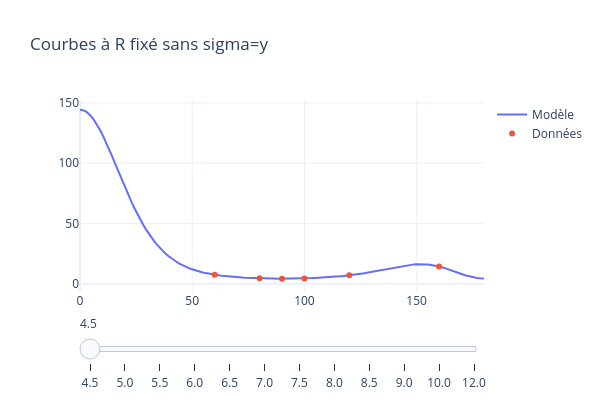
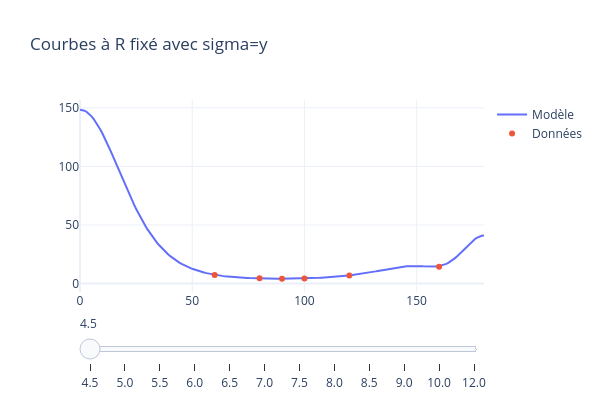

Here is the notebook cell these charts were saved with, in order:
### Code cell
R_vals = np.array([4.5,5.0,5.5,6.0,6.5,7.0,7.5,8.0,8.5,9.0,10.0,12.0])
x = np.linspace(0, 180, 180)
plot_interactif(V_opt, params_opt_cf, R_vals, x, He,
                fixed_col="R", x_col="Theta", y_col="Energy_mEh",
                title="Courbes à R fixé sans sigma=y")
plot_interactif(V_opt, params_opt_cf_sigma, R_vals, x, He,
                fixed_col="R", x_col="Theta", y_col="Energy_mEh",
                title="Courbes à R fixé avec sigma=y")

### Figure 1 — Plotly figure (JSON) as saved in the notebook; plotly's stock layout.template omitted (floating-point values rounded to 4 significant figures; data arrays with more than 128 entries replaced by an {"elided": "..."} marker saying what was removed)
{"data": [{"mode": "lines", "name": "Modèle", "type": "scatter", "visible": true, "x": {"elided": "180 float values"}, "y": {"elided": "180 float values"}}, {"mode": "markers", "name": "Données", "type": "scatter", "visible": true, "x": [60.0, 80.0, 90.0, 100.0, 120.0, 160.0], "y": [7.383, 4.465, 4.203, 4.43, 6.967, 14.29]}, {"mode": "lines", "name": "Modèle", "type": "scatter", "visible": false, "x": {"elided": "180 float values"}, "y": {"elided": "180 float values"}}, {"mode": "markers", "name": "Données", "type": "scatter", "visible": false, "x": [40.0, 60.0, 80.0, 90.0, 100.0, 120.0, 140.0, 160.0], "y": [8.252, 2.526, 1.428, 1.324, 1.397, 2.325, 5.069, 9.469]}, {"mode": "lines", "name": "Modèle", "type": "scatter", "visible": false, "x": {"elided": "180 float values"}, "y": {"elided": "180 float values"}}, {"mode": "markers", "name": "Données", "type": "scatter", "visible": false, "x": [40.0, 60.0, 80.0, 90.0, 100.0, 120.0, 140.0, 160.0, 180.0], "y": [2.742, 0.7017, 0.3399, 0.3047, 0.3258, 0.6392, 1.61, 3.175, 4.05]}, {"mode": "lines", "name": "Modèle", "type": "scatter", "visible": false, "x": {"elided": "180 float values"}, "y": {"elided": "180 float values"}}, {"mode": "markers", "name": "Données", "type": "scatter", "visible": false, "x": [0.0, 20.0, 40.0, 60.0, 80.0, 90.0, 100.0, 120.0, 140.0, 160.0, 180.0], "y": [5.755, 3.244, 0.7234, 0.0843, -0.0088, -0.0176, -0.013, 0.0784, 0.3936, 0.9212, 1.218]}, {"mode": "lines", "name": "Modèle", "type": "scatter", "visible": false, "x": {"elided": "180 float values"}, "y": {"elided": "180 float values"}}, {"mode": "markers", "name": "Données", "type": "scatter", "visible": false, "x": [0.0, 20.0, 40.0, 60.0, 80.0, 90.0, 100.0, 120.0, 140.0, 160.0, 180.0], "y": [1.582, 0.8141, 0.0663, -0.0879, -0.0945, -0.0941, -0.0947, -0.0772, 0.0089, 0.1694, 0.2628]}, {"mode": "lines", "name": "Modèle", "type": "scatter", "visible": false, "x": {"elided": "180 float values"}, "y": {"elided": "180 float values"}}, {"mode": "markers", "name": "Données", "type": "scatter", "visible": false, "x": [0.0, 20.0, 40.0, 60.0, 80.0, 90.0, 100.0, 115.0, 120.0, 140.0, 160.0, 180.0], "y": [0.266, 0.0661, -0.1046, -0.1113, -0.0962, -0.0944, -0.0951, -0.0987, -0.0991, -0.0864, -0.0487, -0.0243]}, {"mode": "lines", "name": "Modèle", "type": "scatter", "visible": false, "x": {"elided": "180 float values"}, "y": {"elided": "180 float values"}}, {"mode": "markers", "name": "Données", "type": "scatter", "visible": false, "x": [0.0, 20.0, 40.0, 60.0, 80.0, 90.0, 100.0, 120.0, 140.0, 160.0, 180.0], "y": [-0.0831, -0.1149, -0.1207, -0.0935, -0.0771, -0.0747, -0.0758, -0.0839, -0.0912, -0.0903, -0.0873]}, {"mode": "lines", "name": "Modèle", "type": "scatter", "visible": false, "x": {"elided": "180 float values"}, "y": {"elided": "180 float values"}}, {"mode": "markers", "name": "Données", "type": "scatter", "visible": false, "x": [0.0, 20.0, 40.0, 60.0, 80.0, 90.0, 100.0, 120.0, 140.0, 160.0, 180.0], "y": [-0.1359, -0.1267, -0.0977, -0.0699, -0.0567, -0.0551, -0.0559, -0.0635, -0.0735, -0.0812, -0.0836]}, {"mode": "lines", "name": "Modèle", "type": "scatter", "visible": false, "x": {"elided": "180 float values"}, "y": {"elided": "180 float values"}}, {"mode": "markers", "name": "Données", "type": "scatter", "visible": false, "x": [0.0, 20.0, 40.0, 60.0, 80.0, 90.0, 100.0, 120.0, 140.0, 160.0, 180.0], "y": [-0.1144, -0.0997, -0.0712, -0.0502, -0.0408, -0.0396, -0.0402, -0.0458, -0.0546, -0.0624, -0.0655]}, {"mode": "lines", "name": "Modèle", "type": "scatter", "visible": false, "x": {"elided": "180 float values"}, "y": {"elided": "180 float values"}}, {"mode": "markers", "name": "Données", "type": "scatter", "visible": false, "x": [0.0, 20.0, 40.0, 60.0, 80.0, 90.0, 100.0, 120.0, 140.0, 160.0, 180.0], "y": [-0.0831, -0.0713, -0.0503, -0.0357, -0.0292, -0.0284, -0.0288, -0.0328, -0.0394, -0.0456, -0.0481]}, {"mode": "lines", "name": "Modèle", "type": "scatter", "visible": false, "x": {"elided": "180 float values"}, "y": {"elided": "180 float values"}}, {"mode": "markers", "name": "Données", "type": "scatter", "visible": false, "x": [0.0, 20.0, 40.0, 60.0, 80.0, 90.0, 100.0, 120.0, 140.0, 160.0, 180.0], "y": [-0.04, -0.0346, -0.0251, -0.0183, -0.0153, -0.0149, -0.0151, -0.0171, -0.0204, -0.0236, -0.0249]}, {"mode": "lines", "name": "Modèle", "type": "scatter", "visible": false, "x": {"elided": "180 float values"}, "y": {"elided": "180 float values"}}, {"mode": "markers", "name": "Données", "type": "scatter", "visible": false, "x": [0.0, 20.0, 40.0, 60.0, 80.0, 90.0, 100.0, 120.0, 140.0, 160.0, 180.0], "y": [-0.0108, -0.0097, -0.0075, -0.0057, -0.0049, -0.0047, -0.0048, -0.0053, -0.0062, -0.0071, -0.0074]}], "layout": {"height": 400, "sliders": [{"steps": [{"args": [{"visible": [true, true, false, false, false, false, false, false, false, false, false, false, false, false, false, false, false, false, false, false, false, false, false, false]}, {"title": "R = 4.5"}], "label": "4.5", "method": "update"}, {"args": [{"visible": [false, false, true, true, false, false, false, false, false, false, false, false, false, false, false, false, false, false, false, false, false, false, false, false]}, {"title": "R = 5.0"}], "label": "5.0", "method": "update"}, {"args": [{"visible": [false, false, false, false, true, true, false, false, false, false, false, false, false, false, false, false, false, false, false, false, false, false, false, false]}, {"title": "R = 5.5"}], "label": "5.5", "method": "update"}, {"args": [{"visible": [false, false, false, false, false, false, true, true, false, false, false, false, false, false, false, false, false, false, false, false, false, false, false, false]}, {"title": "R = 6.0"}], "label": "6.0", "method": "update"}, {"args": [{"visible": [false, false, false, false, false, false, false, false, true, true, false, false, false, false, false, false, false, false, false, false, false, false, false, false]}, {"title": "R = 6.5"}], "label": "6.5", "method": "update"}, {"args": [{"visible": [false, false, false, false, false, false, false, false, false, false, true, true, false, false, false, false, false, false, false, false, false, false, false, false]}, {"title": "R = 7.0"}], "label": "7.0", "method": "update"}, {"args": [{"visible": [false, false, false, false, false, false, false, false, false, false, false, false, true, true, false, false, false, false, false, false, false, false, false, false]}, {"title": "R = 7.5"}], "label": "7.5", "method": "update"}, {"args": [{"visible": [false, false, false, false, false, false, false, false, false, false, false, false, false, false, true, true, false, false, false, false, false, false, false, false]}, {"title": "R = 8.0"}], "label": "8.0", "method": "update"}, {"args": [{"visible": [false, false, false, false, false, false, false, false, false, false, false, false, false, false, false, false, true, true, false, false, false, false, false, false]}, {"title": "R = 8.5"}], "label": "8.5", "method": "update"}, {"args": [{"visible": [false, false, false, false, false, false, false, false, false, false, false, false, false, false, false, false, false, false, true, true, false, false, false, false]}, {"title": "R = 9.0"}], "label": "9.0", "method": "update"}, {"args": [{"visible": [false, false, false, false, false, false, false, false, false, false, false, false, false, false, false, false, false, false, false, false, true, true, false, false]}, {"title": "R = 10.0"}], "label": "10.0", "method": "update"}, {"args": [{"visible": [false, false, false, false, false, false, false, false, false, false, false, false, false, false, false, false, false, false, false, false, false, false, true, true]}, {"title": "R = 12.0"}], "label": "12.0", "method": "update"}]}], "title": {"text": "Courbes à R fixé sans sigma=y"}, "uirevision": true, "width": 600}}

### Figure 2 — Plotly figure (JSON) as saved in the notebook; plotly's stock layout.template omitted (floating-point values rounded to 4 significant figures; data arrays with more than 128 entries replaced by an {"elided": "..."} marker saying what was removed)
{"data": [{"mode": "lines", "name": "Modèle", "type": "scatter", "visible": true, "x": {"elided": "180 float values"}, "y": {"elided": "180 float values"}}, {"mode": "markers", "name": "Données", "type": "scatter", "visible": true, "x": [60.0, 80.0, 90.0, 100.0, 120.0, 160.0], "y": [7.383, 4.465, 4.203, 4.43, 6.967, 14.29]}, {"mode": "lines", "name": "Modèle", "type": "scatter", "visible": false, "x": {"elided": "180 float values"}, "y": {"elided": "180 float values"}}, {"mode": "markers", "name": "Données", "type": "scatter", "visible": false, "x": [40.0, 60.0, 80.0, 90.0, 100.0, 120.0, 140.0, 160.0], "y": [8.252, 2.526, 1.428, 1.324, 1.397, 2.325, 5.069, 9.469]}, {"mode": "lines", "name": "Modèle", "type": "scatter", "visible": false, "x": {"elided": "180 float values"}, "y": {"elided": "180 float values"}}, {"mode": "markers", "name": "Données", "type": "scatter", "visible": false, "x": [40.0, 60.0, 80.0, 90.0, 100.0, 120.0, 140.0, 160.0, 180.0], "y": [2.742, 0.7017, 0.3399, 0.3047, 0.3258, 0.6392, 1.61, 3.175, 4.05]}, {"mode": "lines", "name": "Modèle", "type": "scatter", "visible": false, "x": {"elided": "180 float values"}, "y": {"elided": "180 float values"}}, {"mode": "markers", "name": "Données", "type": "scatter", "visible": false, "x": [0.0, 20.0, 40.0, 60.0, 80.0, 90.0, 100.0, 120.0, 140.0, 160.0, 180.0], "y": [5.755, 3.244, 0.7234, 0.0843, -0.0088, -0.0176, -0.013, 0.0784, 0.3936, 0.9212, 1.218]}, {"mode": "lines", "name": "Modèle", "type": "scatter", "visible": false, "x": {"elided": "180 float values"}, "y": {"elided": "180 float values"}}, {"mode": "markers", "name": "Données", "type": "scatter", "visible": false, "x": [0.0, 20.0, 40.0, 60.0, 80.0, 90.0, 100.0, 120.0, 140.0, 160.0, 180.0], "y": [1.582, 0.8141, 0.0663, -0.0879, -0.0945, -0.0941, -0.0947, -0.0772, 0.0089, 0.1694, 0.2628]}, {"mode": "lines", "name": "Modèle", "type": "scatter", "visible": false, "x": {"elided": "180 float values"}, "y": {"elided": "180 float values"}}, {"mode": "markers", "name": "Données", "type": "scatter", "visible": false, "x": [0.0, 20.0, 40.0, 60.0, 80.0, 90.0, 100.0, 115.0, 120.0, 140.0, 160.0, 180.0], "y": [0.266, 0.0661, -0.1046, -0.1113, -0.0962, -0.0944, -0.0951, -0.0987, -0.0991, -0.0864, -0.0487, -0.0243]}, {"mode": "lines", "name": "Modèle", "type": "scatter", "visible": false, "x": {"elided": "180 float values"}, "y": {"elided": "180 float values"}}, {"mode": "markers", "name": "Données", "type": "scatter", "visible": false, "x": [0.0, 20.0, 40.0, 60.0, 80.0, 90.0, 100.0, 120.0, 140.0, 160.0, 180.0], "y": [-0.0831, -0.1149, -0.1207, -0.0935, -0.0771, -0.0747, -0.0758, -0.0839, -0.0912, -0.0903, -0.0873]}, {"mode": "lines", "name": "Modèle", "type": "scatter", "visible": false, "x": {"elided": "180 float values"}, "y": {"elided": "180 float values"}}, {"mode": "markers", "name": "Données", "type": "scatter", "visible": false, "x": [0.0, 20.0, 40.0, 60.0, 80.0, 90.0, 100.0, 120.0, 140.0, 160.0, 180.0], "y": [-0.1359, -0.1267, -0.0977, -0.0699, -0.0567, -0.0551, -0.0559, -0.0635, -0.0735, -0.0812, -0.0836]}, {"mode": "lines", "name": "Modèle", "type": "scatter", "visible": false, "x": {"elided": "180 float values"}, "y": {"elided": "180 float values"}}, {"mode": "markers", "name": "Données", "type": "scatter", "visible": false, "x": [0.0, 20.0, 40.0, 60.0, 80.0, 90.0, 100.0, 120.0, 140.0, 160.0, 180.0], "y": [-0.1144, -0.0997, -0.0712, -0.0502, -0.0408, -0.0396, -0.0402, -0.0458, -0.0546, -0.0624, -0.0655]}, {"mode": "lines", "name": "Modèle", "type": "scatter", "visible": false, "x": {"elided": "180 float values"}, "y": {"elided": "180 float values"}}, {"mode": "markers", "name": "Données", "type": "scatter", "visible": false, "x": [0.0, 20.0, 40.0, 60.0, 80.0, 90.0, 100.0, 120.0, 140.0, 160.0, 180.0], "y": [-0.0831, -0.0713, -0.0503, -0.0357, -0.0292, -0.0284, -0.0288, -0.0328, -0.0394, -0.0456, -0.0481]}, {"mode": "lines", "name": "Modèle", "type": "scatter", "visible": false, "x": {"elided": "180 float values"}, "y": {"elided": "180 float values"}}, {"mode": "markers", "name": "Données", "type": "scatter", "visible": false, "x": [0.0, 20.0, 40.0, 60.0, 80.0, 90.0, 100.0, 120.0, 140.0, 160.0, 180.0], "y": [-0.04, -0.0346, -0.0251, -0.0183, -0.0153, -0.0149, -0.0151, -0.0171, -0.0204, -0.0236, -0.0249]}, {"mode": "lines", "name": "Modèle", "type": "scatter", "visible": false, "x": {"elided": "180 float values"}, "y": {"elided": "180 float values"}}, {"mode": "markers", "name": "Données", "type": "scatter", "visible": false, "x": [0.0, 20.0, 40.0, 60.0, 80.0, 90.0, 100.0, 120.0, 140.0, 160.0, 180.0], "y": [-0.0108, -0.0097, -0.0075, -0.0057, -0.0049, -0.0047, -0.0048, -0.0053, -0.0062, -0.0071, -0.0074]}], "layout": {"height": 400, "sliders": [{"steps": [{"args": [{"visible": [true, true, false, false, false, false, false, false, false, false, false, false, false, false, false, false, false, false, false, false, false, false, false, false]}, {"title": "R = 4.5"}], "label": "4.5", "method": "update"}, {"args": [{"visible": [false, false, true, true, false, false, false, false, false, false, false, false, false, false, false, false, false, false, false, false, false, false, false, false]}, {"title": "R = 5.0"}], "label": "5.0", "method": "update"}, {"args": [{"visible": [false, false, false, false, true, true, false, false, false, false, false, false, false, false, false, false, false, false, false, false, false, false, false, false]}, {"title": "R = 5.5"}], "label": "5.5", "method": "update"}, {"args": [{"visible": [false, false, false, false, false, false, true, true, false, false, false, false, false, false, false, false, false, false, false, false, false, false, false, false]}, {"title": "R = 6.0"}], "label": "6.0", "method": "update"}, {"args": [{"visible": [false, false, false, false, false, false, false, false, true, true, false, false, false, false, false, false, false, false, false, false, false, false, false, false]}, {"title": "R = 6.5"}], "label": "6.5", "method": "update"}, {"args": [{"visible": [false, false, false, false, false, false, false, false, false, false, true, true, false, false, false, false, false, false, false, false, false, false, false, false]}, {"title": "R = 7.0"}], "label": "7.0", "method": "update"}, {"args": [{"visible": [false, false, false, false, false, false, false, false, false, false, false, false, true, true, false, false, false, false, false, false, false, false, false, false]}, {"title": "R = 7.5"}], "label": "7.5", "method": "update"}, {"args": [{"visible": [false, false, false, false, false, false, false, false, false, false, false, false, false, false, true, true, false, false, false, false, false, false, false, false]}, {"title": "R = 8.0"}], "label": "8.0", "method": "update"}, {"args": [{"visible": [false, false, false, false, false, false, false, false, false, false, false, false, false, false, false, false, true, true, false, false, false, false, false, false]}, {"title": "R = 8.5"}], "label": "8.5", "method": "update"}, {"args": [{"visible": [false, false, false, false, false, false, false, false, false, false, false, false, false, false, false, false, false, false, true, true, false, false, false, false]}, {"title": "R = 9.0"}], "label": "9.0", "method": "update"}, {"args": [{"visible": [false, false, false, false, false, false, false, false, false, false, false, false, false, false, false, false, false, false, false, false, true, true, false, false]}, {"title": "R = 10.0"}], "label": "10.0", "method": "update"}, {"args": [{"visible": [false, false, false, false, false, false, false, false, false, false, false, false, false, false, false, false, false, false, false, false, false, false, true, true]}, {"title": "R = 12.0"}], "label": "12.0", "method": "update"}]}], "title": {"text": "Courbes à R fixé avec sigma=y"}, "uirevision": true, "width": 600}}
